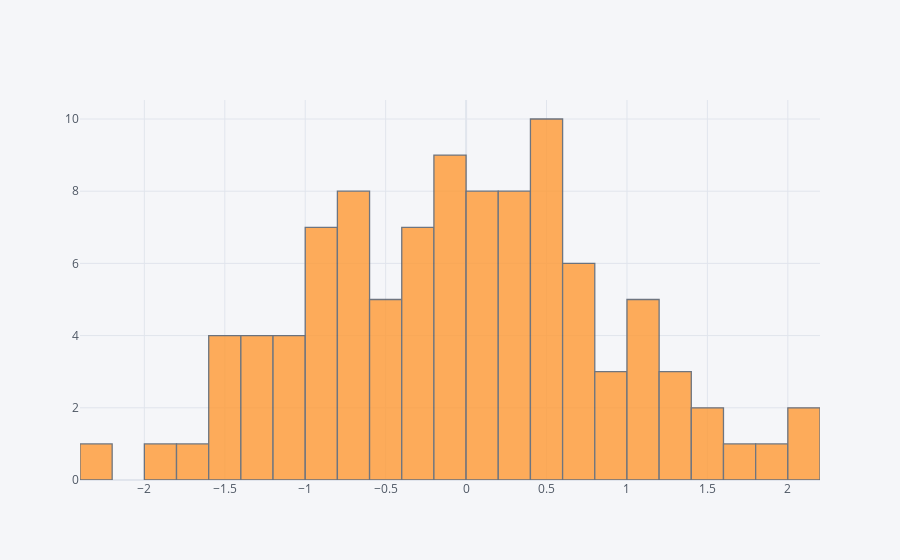

Here is the notebook cell this chart was saved with:
### Markdown cell above
## histogram

### Code cell
df['A'].iplot(kind='hist',bins=25)

### Figure 1 — Plotly figure (JSON) as saved in the notebook; plotly's stock layout.template omitted (floating-point values rounded to 4 significant figures)
{"data": [{"histfunc": "count", "histnorm": "", "marker": {"color": "rgba(255, 153, 51, 1.0)", "line": {"color": "#4D5663", "width": 1.3}}, "name": "A", "nbinsx": 25, "opacity": 0.8, "orientation": "v", "type": "histogram", "x": [-0.2422, 0.7161, -1.358, -1.766, 2.138, 1.145, 0.3269, 0.802, 0.08273, 0.3241, 0.2713, 1.633, 0.3932, -1.018, -0.1981, 0.4858, -1.513, 1.589, 0.09179, -1.204, -1.834, -0.8006, -0.2724, -0.06333, 0.4825, 2.039, -0.01409, 0.7448, -0.7816, -0.8056, 0.1209, 0.5316, 0.5335, 1.383, -0.8822, 1.25, 0.4539, -0.6076, -0.0879, 0.1405, -1.03, 1.154, 0.5977, -0.2755, 0.1688, -0.2386, 0.4274, 1.047, -0.022, -0.3043, -0.9354, -0.7802, -1.592, -0.1105, -1.175, 1.87, 0.4926, 0.2394, 0.9146, 0.6123, -0.8152, -0.4306, -0.5309, -2.21, -0.7863, 0.2536, -0.6599, 0.6474, 1.009, 1.545, 0.8685, -1.447, -1.488, -1.282, 0.5255, -1.385, 0.1627, 0.4505, 0.1443, 1.033, -0.6473, -0.402, -0.4528, 0.2796, 0.6755, -0.1902, -0.1587, -0.4557, -1.05, -0.8376, -0.2952, 0.6015, -0.7263, -0.368, -0.7664, 1.345, 0.3489, -0.04456, 0.1362, -0.8958]}], "layout": {"barmode": "overlay", "legend": {"bgcolor": "#F5F6F9", "font": {"color": "#4D5663"}}, "paper_bgcolor": "#F5F6F9", "plot_bgcolor": "#F5F6F9", "title": {"font": {"color": "#4D5663"}}, "xaxis": {"gridcolor": "#E1E5ED", "showgrid": true, "tickfont": {"color": "#4D5663"}, "title": {"font": {"color": "#4D5663"}, "text": ""}, "zerolinecolor": "#E1E5ED"}, "yaxis": {"gridcolor": "#E1E5ED", "showgrid": true, "tickfont": {"color": "#4D5663"}, "title": {"font": {"color": "#4D5663"}, "text": ""}, "zerolinecolor": "#E1E5ED"}}}
